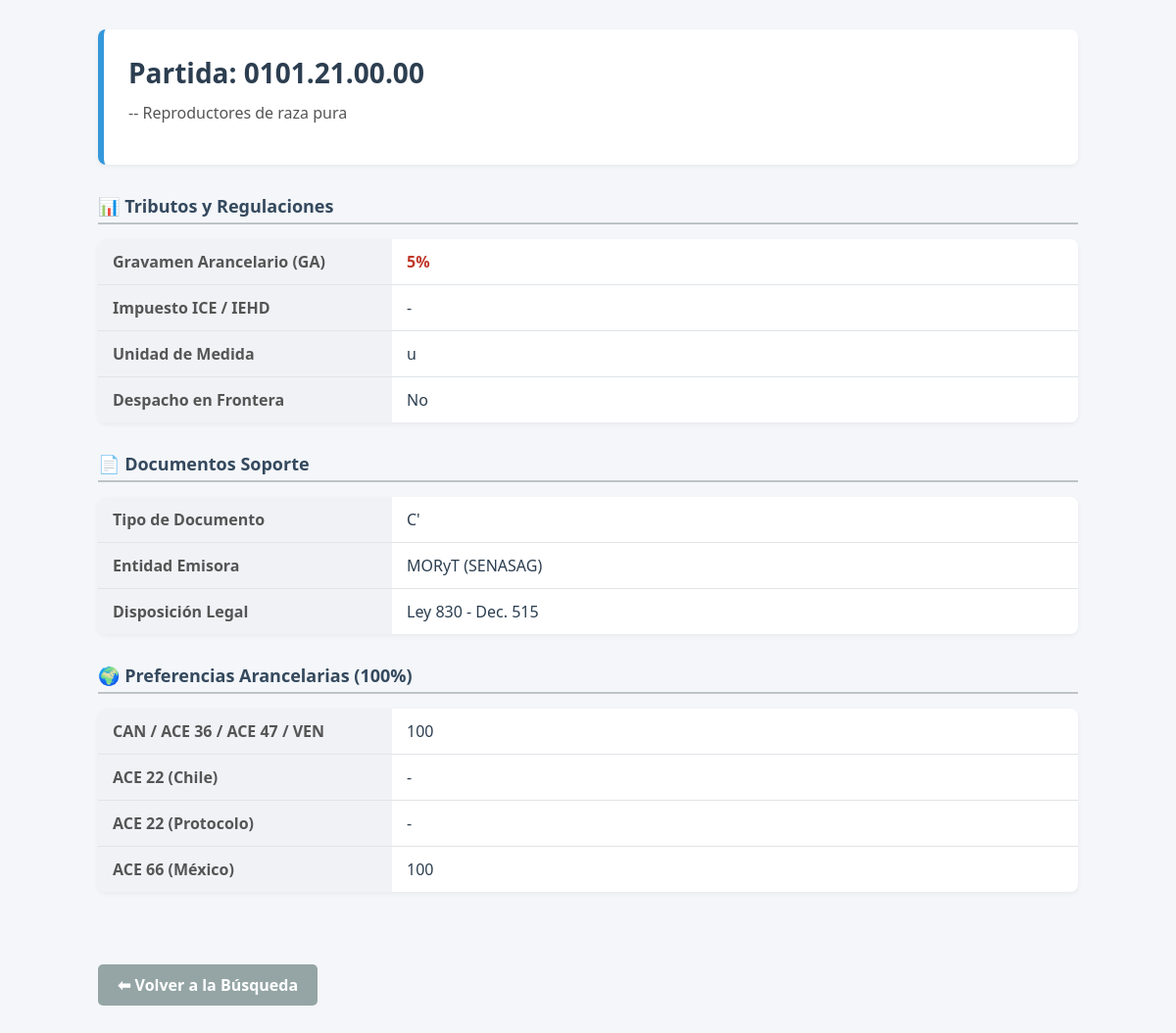
The app's page /detalle/3277/ with its own data.
### aranceles/models.py (models this page shows, shortened)
class Arancel(models.Model):
    codigo = models.CharField(max_length=20, unique=True)
    descripcion = models.TextField()
    gravamen = models.DecimalField(max_digits=5, decimal_places=2, null=True, blank=True)
    ice_iehd = models.CharField(max_length=50, null=True, blank=True)
    unidad_medida = models.CharField(max_length=10, null=True, blank=True)
    despacho_frontera = models.BooleanField(null=True, blank=True)
    tipo_doc = models.CharField(max_length=20, null=True, blank=True)
    entidad_emite = models.CharField(max_length=100, null=True, blank=True)
    disp_legal = models.CharField(max_length=100, null=True, blank=True)
    pref_can_ace = models.IntegerField(null=True, blank=True)
    pref_ace22_chi = models.IntegerField(null=True, blank=True)
    pref_ace22_prot = models.IntegerField(null=True, blank=True)
    pref_ace66_mexico = models.IntegerField(null=True, blank=True)
    nota_explicativa = models.TextField(
        null=True,
        blank=True,
        verbose_name="Nota Explicativa (OMA)",
        help_text="Texto oficial detallado de la Nota Explicativa para clasificar correctamente."
    )

### aranceles/views.py (the view)
# urls.py: path('detalle/<int:pk>/', views.detalle_arancel, name='detalle_arancel'),
def detalle_arancel(request, pk):
    arancel = get_object_or_404(Arancel, pk=pk)
    return render(request, 'aranceles/detalle.html', {'arancel': arancel})

### templates/aranceles/detalle.html (shortened to what this page needs)
{% load static %}
<!DOCTYPE html>
<html lang="es">
<head>
</head>
<body>
<div class="container">
    <div class="header-detalle">
        <h1>Partida: {{ arancel.codigo }}</h1>
        <p>{{ arancel.descripcion }}</p>
    </div>
    <div class="info-section">
        <div class="info-title">📊 Tributos y Regulaciones</div>
        <table class="info-table">
            <tr>
                <th>Gravamen Arancelario (GA)</th>
                <td style="color: #c0392b; font-weight: bold;">{{ arancel.gravamen|floatformat:0 }}%</td>
            </tr>
            <tr>
                <th>Impuesto ICE / IEHD</th>
                <td>{{ arancel.ice_iehd|default:"-" }}</td>
            </tr>
            <tr>
                <th>Unidad de Medida</th>
                <td>{{ arancel.unidad_medida|default:"-" }}</td>
            </tr>
            <tr>
                <th>Despacho en Frontera</th>
                <td>{% if arancel.despacho_frontera %}Sí{% else %}No{% endif %}</td>
            </tr>
        </table>
    </div>
    <div class="info-section">
        <div class="info-title">📄 Documentos Soporte</div>
        <table class="info-table">
            <tr>
                <th>Tipo de Documento</th>
                <td>{{ arancel.tipo_doc|default:"-" }}</td>
            </tr>
            <tr>
                <th>Entidad Emisora</th>
                <td>{{ arancel.entidad_emite|default:"-" }}</td>
            </tr>
            <tr>
                <th>Disposición Legal</th>
                <td>{{ arancel.disp_legal|default:"-" }}</td>
            </tr>
        </table>
    </div>
    <div class="info-section">
        <div class="info-title">🌍 Preferencias Arancelarias (100%)</div>
        <table class="info-table">
            <tr>
                <th>CAN / ACE 36 / ACE 47 / VEN</th>
                <td>{{ arancel.pref_can_ace|default:"-" }}</td>
            </tr>
            <tr>
                <th>ACE 22 (Chile)</th>
                <td>{{ arancel.pref_ace22_chi|default:"-" }}</td>
            </tr>
            <tr>
                <th>ACE 22 (Protocolo)</th>
                <td>{{ arancel.pref_ace22_prot|default:"-" }}</td>
            </tr>
            <tr>
                <th>ACE 66 (México)</th>
                <td>{{ arancel.pref_ace66_mexico|default:"-" }}</td>
            </tr>
        </table>
    </div>
    <br><br>
    <a href="{% url 'buscar_arancel' %}" class="btn-volver">⬅ Volver a la Búsqueda</a>
</div>
</body>
</html>

### templates/aranceles/detalle.html (style rules this page uses)
body { font-family: "Segoe UI", Roboto, Helvetica, Arial, sans-serif; background-color: #f4f6f9; color: #333; margin: 0; }
.container { width: 90%; max-width: 1000px; margin: 0 auto; padding-top: 30px; padding-bottom: 50px; }
.header-detalle { background-color: #fff; padding: 25px; border-radius: 8px; border-left: 6px solid #3498db; box-shadow: 0 2px 5px rgba(0,0,0,0.05); margin-bottom: 30px; }
.header-detalle h1 { margin: 0; color: #2c3e50; font-size: 28px; }
.header-detalle p { font-size: 16px; color: #555; margin-top: 10px; line-height: 1.5; }
.info-section { margin-bottom: 30px; }
.info-title { font-size: 18px; color: #34495e; border-bottom: 2px solid #bdc3c7; padding-bottom: 5px; margin-bottom: 15px; font-weight: bold; }
.info-table { width: 100%; border-collapse: collapse; background-color: #fff; box-shadow: 0 2px 5px rgba(0,0,0,0.05); border-radius: 8px; overflow: hidden; }
.info-table th { background-color: #f1f2f6; text-align: left; padding: 12px 15px; color: #555; width: 30%; border-bottom: 1px solid #e1e4e8; }
.info-table td { padding: 12px 15px; border-bottom: 1px solid #e1e4e8; color: #2c3e50; font-weight: 500; }
.info-table tr:last-child td, .info-table tr:last-child th { border-bottom: none; }
.btn-volver { display: inline-block; background-color: #95a5a6; color: white; padding: 10px 20px; text-decoration: none; border-radius: 5px; font-weight: bold; transition: background 0.3s; }

### records on screen
Arancel: codigo "0101.21.00.00", descripcion "-- Reproductores de raza pura", gravamen "5", ice_iehd "-", unidad_medida "u", tipo_doc "C'", entidad_emite "MORyT (SENASAG)", disp_legal "Ley 830 - Dec. 515", pref_can_ace "100", pref_ace22_chi "-", pref_ace22_prot "-", pref_ace66_mexico "100"
